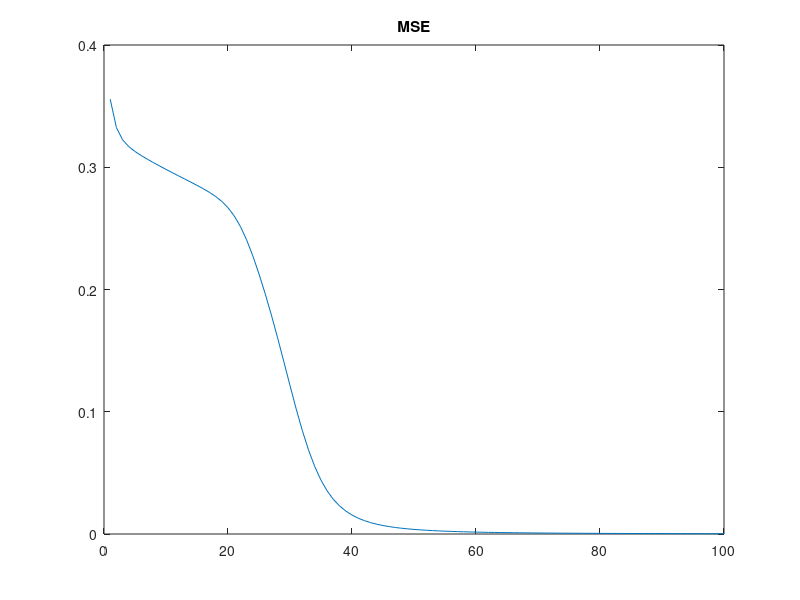

MATLAB code to generate this figure:
%% The following is a complete example of single layer neural network-
%% from scratch using Matlab (no frameworks - no blackbox functions!)
%% @author: Hunar Ahmad Abdulrahman

%% xor data
X1=[0,0; 1,1; 1,0; 0,1];  %inputs
y=[0; 0; 1; 1];          %outputs

% model settings 
lr=0.1;
in=2; nodes=4; out =1;
% weight initialization
W1=randn(in,nodes);
W2=randn(nodes,out);
%% training loop...
for i=1:100;
    % feedforward
    z1=X1*W1;
    X2=sin(z1); % "sin" used as "activation function" for simplicity
    z2=X2*W2;
    yhat=sin(z2);
    % backpropagation
    e1 = y - yhat
    delta2 = e1.*cos(z2); % "cos" is derivative of "sin"
    e2 = (delta2*W2')
    delta1 = e2.* cos(z1);
    dW2 = X2'* delta2;
    dW1 = X1'* delta1;
    W2=W2+ dW2 *lr;
    W1=W1+ dW1 *lr;
    % optional line ( squared error for visualization);
    mse(i)=mean((y-yhat).^2);
end
%% output & error visualization
plot(mse); title('MSE');
[yhat, y] % compare the predictions with the true labels
